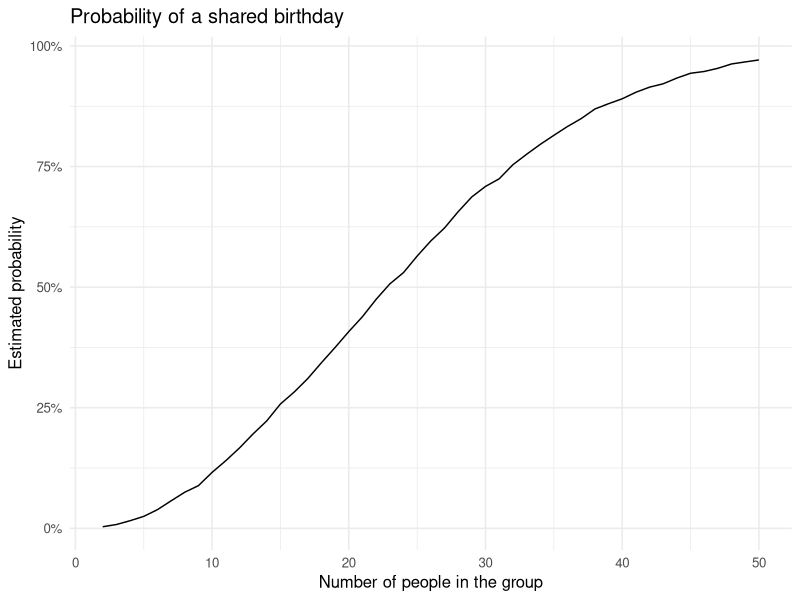

This chart was generated by the following R code: (Note: this script raises an error after producing the figure.)
## ---- chunk 1
has_shared_birthday <- function(group_size) {
  birthdays <- sample(1:365, size = group_size, replace = TRUE)
  any(duplicated(birthdays))
}
## ---- chunk 2
set.seed(123)

birthday_results <- tibble::tibble(
  group_size = 2:50,
  probability = purrr::map_dbl(
    group_size,
    function(n) mean(replicate(10000, has_shared_birthday(n)))
  )
)
## ---- chunk 3
library(ggplot2)

ggplot(birthday_results, aes(x = group_size, y = probability)) +
  geom_line() +
  scale_y_continuous(labels = scales::label_percent()) +
  labs(
    title = "Probability of a shared birthday",
    x = "Number of people in the group",
    y = "Estimated probability"
  ) +
  theme_minimal(base_size = 12)

dplyr::filter(birthday_results, group_size %in% c(23, 50))
## ---- chunk 4
library(tidyverse)

subject_files <- tibble(
  file_path = list.files(
    "data",
    pattern = "^(con|exp)_[0-9]+\\.csv$",
    full.names = TRUE,
    recursive = TRUE
  )
)

if (nrow(subject_files) != 20) {
  stop("Expected 20 participant CSVs in the data folder next to the Rmd.")
}

subject_files <- subject_files |>
  mutate(
    weekly_data = purrr::map(file_path, read_csv, show_col_types = FALSE)
  )

study_data <- subject_files |>
  mutate(
    file_name = basename(file_path),
    arm = if_else(str_starts(file_name, "con_"), "Control", "Experimental"),
    subject_id = str_extract(file_name, "[0-9]+")
  ) |>
  select(subject_id, arm, weekly_data) |>
  unnest(weekly_data) |>
  pivot_longer(
    cols = -c(subject_id, arm),
    names_to = "week",
    names_transform = list(week = readr::parse_number),
    values_to = "observation"
  )

head(study_data)
## ---- chunk 5
ggplot(study_data, aes(x = week, y = observation, group = subject_id)) +
  geom_line(alpha = 0.7) +
  facet_wrap(~ arm) +
  scale_x_continuous(breaks = sort(unique(study_data$week))) +
  labs(
    title = "Weekly observations by study arm",
    x = "Week",
    y = "Observation"
  ) +
  theme_minimal(base_size = 12)
## ---- chunk 6
library(tidyverse)

set.seed(123)

simulate_t_test <- function(true_mu) {
  sample_data <- rnorm(n = 30, mean = true_mu, sd = 5)

  t.test(sample_data, mu = 0, alternative = "two.sided") |>
    broom::tidy() |>
    select(estimate, p.value)
}

simulation_results <- expand_grid(
  true_mu = 0:6,
  iteration = seq_len(5000)
) |>
  mutate(
    test_result = purrr::map(true_mu, simulate_t_test)
  ) |>
  unnest(test_result) |>
  mutate(rejected = p.value < 0.05)

simulation_summary <- simulation_results |>
  group_by(true_mu) |>
  summarize(
    rejection_rate = mean(rejected),
    mean_all = mean(estimate),
    mean_rejected = mean(estimate[rejected]),
    .groups = "drop"
  )

simulation_summary
## ---- chunk 7
ggplot(simulation_summary, aes(x = true_mu, y = rejection_rate)) +
  geom_line() +
  geom_point() +
  scale_x_continuous(breaks = 0:6) +
  scale_y_continuous(labels = scales::label_percent()) +
  labs(
    title = "Rejection rate of the one-sample t-test",
    x = "True mean",
    y = "Proportion of tests rejecting the null"
  ) +
  theme_minimal(base_size = 12)
## ---- chunk 8
estimate_plot_data <- simulation_summary |>
  select(true_mu, mean_all, mean_rejected) |>
  pivot_longer(
    cols = c(mean_all, mean_rejected),
    names_to = "sample_set",
    values_to = "average_estimate"
  ) |>
  mutate(
    sample_set = recode(
      sample_set,
      mean_all = "All samples",
      mean_rejected = "Samples rejecting the null"
    )
  )

ggplot(
  estimate_plot_data,
  aes(x = true_mu, y = average_estimate, color = sample_set)
) +
  geom_abline(slope = 1, intercept = 0, linetype = "dashed", color = "gray50") +
  geom_line() +
  geom_point() +
  scale_x_continuous(breaks = 0:6) +
  labs(
    title = "Average estimated mean by true mean",
    x = "True mean",
    y = "Average estimated mean",
    color = NULL
  ) +
  theme_minimal(base_size = 12) +
  theme(legend.position = "bottom")
